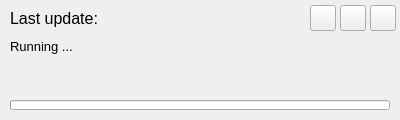
<?xml version="1.0" encoding="UTF-8"?>
<ui version="4.0">
 <class>TrayDialog</class>
 <widget class="QDialog" name="TrayDialog">
  <property name="geometry">
   <rect>
    <x>0</x>
    <y>0</y>
    <width>400</width>
    <height>120</height>
   </rect>
  </property>
  <property name="minimumSize">
   <size>
    <width>400</width>
    <height>120</height>
   </size>
  </property>
  <property name="maximumSize">
   <size>
    <width>400</width>
    <height>120</height>
   </size>
  </property>
  <property name="windowTitle">
   <string>TrayDialog</string>
  </property>
  <property name="windowIcon">
   <iconset theme="QIcon::ThemeIcon::SystemReboot"/>
  </property>
  <widget class="QLabel" name="labelLastUpdate">
   <property name="geometry">
    <rect>
     <x>10</x>
     <y>3</y>
     <width>351</width>
     <height>31</height>
    </rect>
   </property>
   <property name="font">
    <font>
     <pointsize>12</pointsize>
    </font>
   </property>
   <property name="text">
    <string>Last update: </string>
   </property>
   <property name="textInteractionFlags">
    <set>Qt::TextInteractionFlag::NoTextInteraction</set>
   </property>
  </widget>
  <widget class="QLabel" name="labelResult">
   <property name="geometry">
    <rect>
     <x>10</x>
     <y>39</y>
     <width>371</width>
     <height>71</height>
    </rect>
   </property>
   <property name="font">
    <font>
     <pointsize>10</pointsize>
    </font>
   </property>
   <property name="mouseTracking">
    <bool>true</bool>
   </property>
   <property name="text">
    <string>Running ...</string>
   </property>
   <property name="textFormat">
    <enum>Qt::TextFormat::RichText</enum>
   </property>
   <property name="alignment">
    <set>Qt::AlignmentFlag::AlignLeading|Qt::AlignmentFlag::AlignLeft|Qt::AlignmentFlag::AlignTop</set>
   </property>
   <property name="wordWrap">
    <bool>true</bool>
   </property>
   <property name="textInteractionFlags">
    <set>Qt::TextInteractionFlag::NoTextInteraction</set>
   </property>
  </widget>
  <widget class="QPushButton" name="bnRefresh">
   <property name="geometry">
    <rect>
     <x>310</x>
     <y>5</y>
     <width>26</width>
     <height>26</height>
    </rect>
   </property>
   <property name="focusPolicy">
    <enum>Qt::FocusPolicy::NoFocus</enum>
   </property>
   <property name="text">
    <string/>
   </property>
   <property name="iconSize">
    <size>
     <width>18</width>
     <height>18</height>
    </size>
   </property>
  </widget>
  <widget class="QProgressBar" name="progressBar">
   <property name="geometry">
    <rect>
     <x>10</x>
     <y>100</y>
     <width>380</width>
     <height>10</height>
    </rect>
   </property>
   <property name="maximum">
    <number>100</number>
   </property>
   <property name="value">
    <number>0</number>
   </property>
   <property name="textVisible">
    <bool>false</bool>
   </property>
  </widget>
  <widget class="QPushButton" name="bnLogs">
   <property name="geometry">
    <rect>
     <x>340</x>
     <y>5</y>
     <width>26</width>
     <height>26</height>
    </rect>
   </property>
   <property name="focusPolicy">
    <enum>Qt::FocusPolicy::NoFocus</enum>
   </property>
   <property name="text">
    <string/>
   </property>
   <property name="iconSize">
    <size>
     <width>18</width>
     <height>18</height>
    </size>
   </property>
  </widget>
  <widget class="QPushButton" name="bnSettings">
   <property name="geometry">
    <rect>
     <x>370</x>
     <y>5</y>
     <width>26</width>
     <height>26</height>
    </rect>
   </property>
   <property name="focusPolicy">
    <enum>Qt::FocusPolicy::NoFocus</enum>
   </property>
   <property name="text">
    <string/>
   </property>
   <property name="iconSize">
    <size>
     <width>18</width>
     <height>18</height>
    </size>
   </property>
  </widget>
  <widget class="QLabel" name="labelLastRun">
   <property name="geometry">
    <rect>
     <x>213</x>
     <y>97</y>
     <width>181</width>
     <height>17</height>
    </rect>
   </property>
   <property name="font">
    <font>
     <pointsize>10</pointsize>
     <italic>false</italic>
    </font>
   </property>
   <property name="text">
    <string/>
   </property>
   <property name="alignment">
    <set>Qt::AlignmentFlag::AlignRight|Qt::AlignmentFlag::AlignTrailing|Qt::AlignmentFlag::AlignVCenter</set>
   </property>
   <property name="textInteractionFlags">
    <set>Qt::TextInteractionFlag::NoTextInteraction</set>
   </property>
  </widget>
 </widget>
 <resources/>
 <connections/>
</ui>
